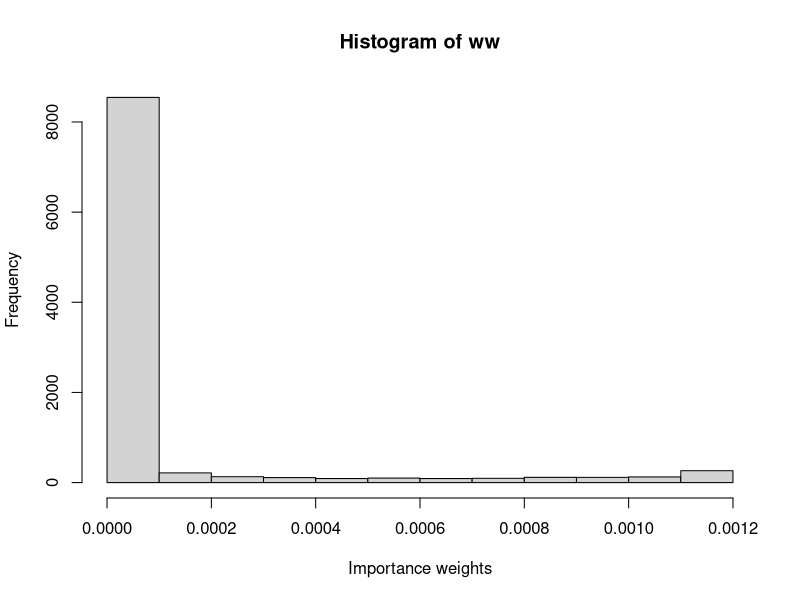
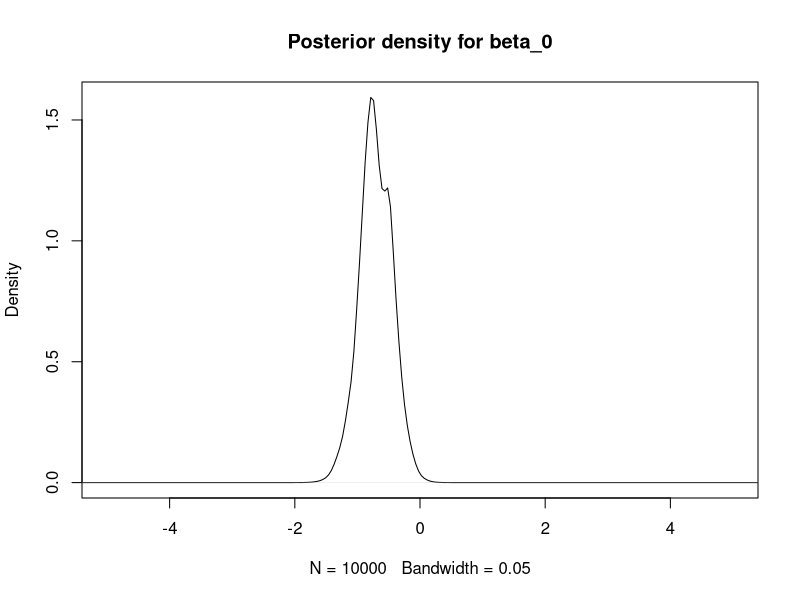
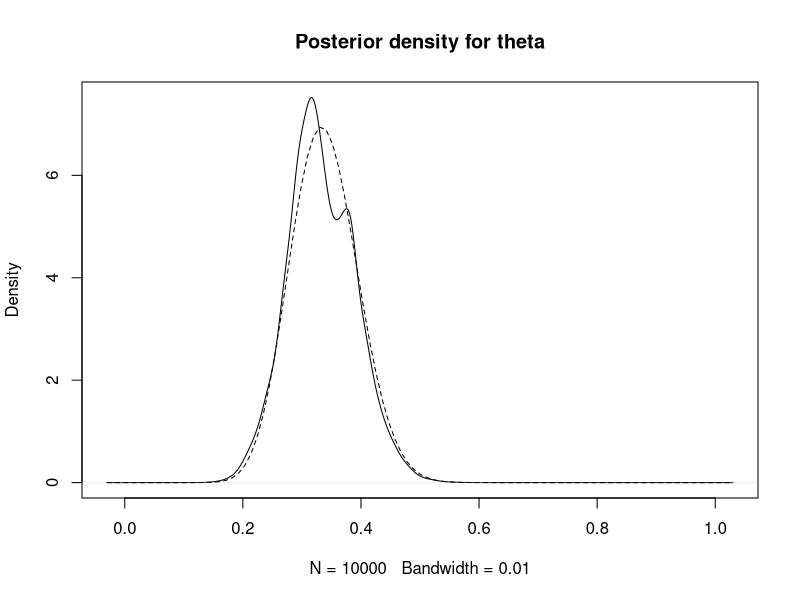
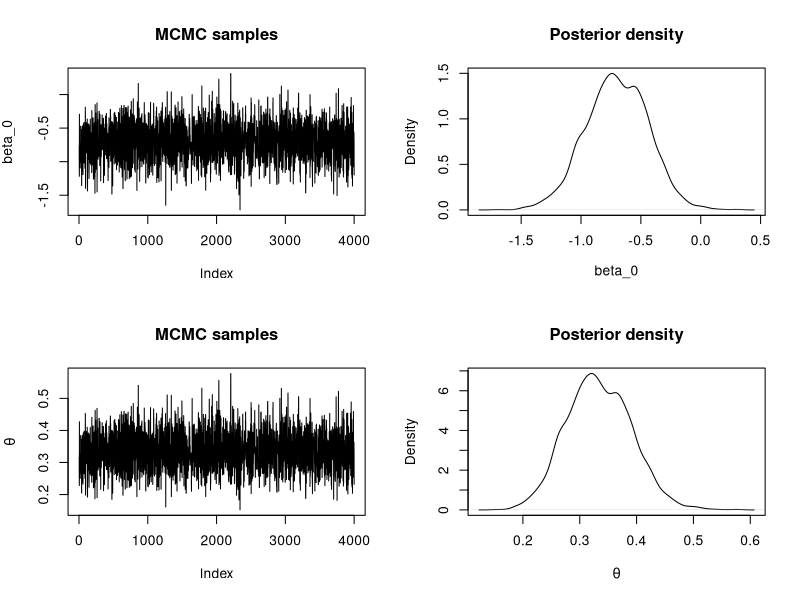
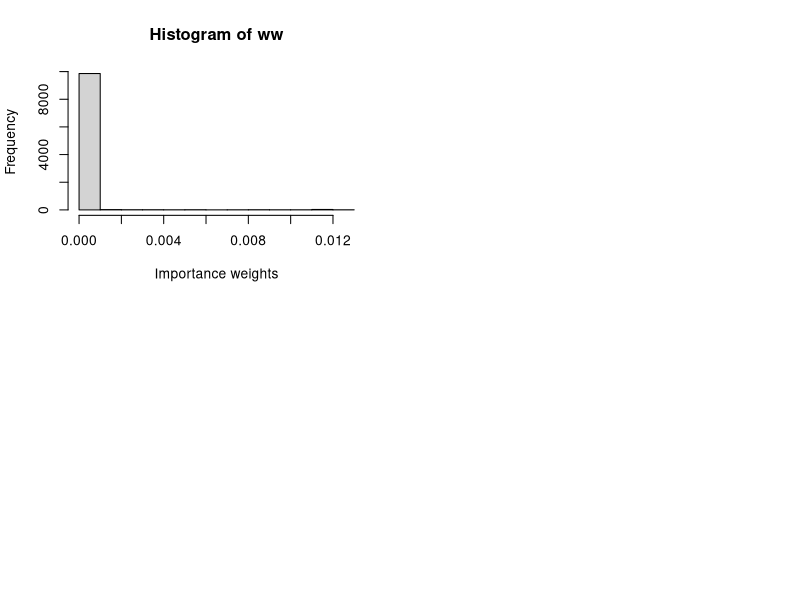
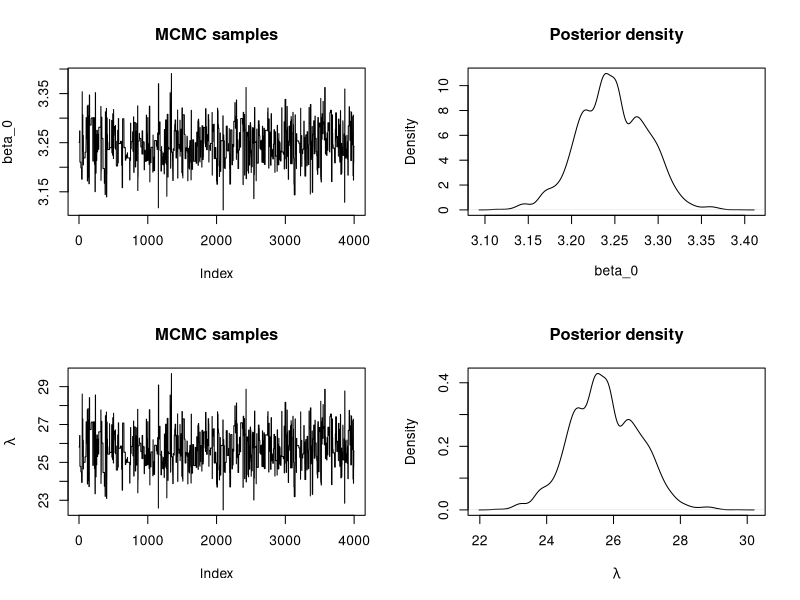

Here is the R script that generated these plots, in order:
## ---- chunk 1
data <- data.frame(MMs = c(20, 22, 24), red = c(5, 8, 9))
## ---- chunk 2
    n_simulations <- 10000
    set.seed(12)
    # The two proposed sampling distribution means - uncomment the one       you want
    beta_0_sim_mean <- 0
    #beta_0_sim_mean <- -1.5
    beta_0_sim <- rnorm(n_simulations,beta_0_sim_mean,sqrt(1/0.1))

    # Log-Likelihood (for each value of theta_sim/beta_0_sim)
    loglik_binom <- sapply(beta_0_sim, function(BETA0) {
      theta_sim <- plogis(BETA0)
      sum(dbinom(data$red, data$MMs, theta_sim, log = TRUE))
    })

    # Log-weights: log-lik + log-prior - log-sampling_distr
    log_ww <- loglik_binom + dnorm(beta_0_sim, 0, sqrt(1/0.001), log = TRUE) - dnorm(beta_0_sim,beta_0_sim_mean,sqrt(1/0.1),log=TRUE)

    # Re-scale weights to sum to one
    log_ww <- log_ww - max(log_ww)
    ww <- exp(log_ww)
    ww <- ww / sum(ww)
    
## ---- chunk 3
    hist(ww, xlab = "Importance weights")
## ---- chunk 4
    # Posterior mean
    post_mean <- sum(beta_0_sim * ww)
    post_mean 

    # Posterior variance
    post_var <- sum(beta_0_sim^2 * ww)- post_mean^2
    post_var

    # Posterior mean - on theta
    theta_sim <- plogis(beta_0_sim)
    post_mean <- sum(theta_sim * ww)
    post_mean 

    # Posterior variance - on theta
    post_var <- sum(theta_sim^2 * ww)- post_mean^2
    post_var
## ---- chunk 5
    plot(density(beta_0_sim, weights = ww, bw = 0.05), main = "Posterior density for beta_0", xlim=c(-5,5))
## ---- chunk 6
    plot(density(theta_sim, weights = ww, bw = 0.01), main = "Posterior density for theta")
    curve(dbeta(x, sum(data$red) + 1, sum(data$MMs) -sum(data$red) + 1), lty = 2, add = TRUE)
## ---- chunk 7
    ESS <- function(ww){
      (sum(ww)^2)/sum(ww^2)
    }
    ESS(ww)
    n_simulations
## ---- chunk 8
    #Proposal distribution: sampling
    rq <- function(beta_0) {
      res <- rnorm(1, beta_0, sqrt(1 / 0.1)) #Sample beta_0

      return(res)
    }

    #Proposal distribution: log-density
    logdq <- function(new.beta_0, beta_0) {
      res <- dnorm(new.beta_0, beta_0, sd = sqrt(1 / 0.1), log = TRUE)
    }

    #Prior distribution
    logprior <- function(beta_0) {
      res <- dnorm(beta_0, 0, sd = sqrt(1 / 0.001), log = TRUE) #beta_0

      return(res)
    }

    #LogLikelihood
    loglik <- function(beta_0) {
      theta_sim <- plogis(beta_0)
      sum(dbinom(data$red, data$MMs, theta_sim, log = TRUE))
    }
## ---- chunk 9
    #Number of iterations
    n.iter <- 40500

    #Simulations of the parameter
    beta_0 <- numeric(n.iter)

    #Initial value
    beta_0[1] <- 0.0

    for(i in 2:n.iter) {
      new.beta_0 <- rq(beta_0[i - 1])
  
      #Log-Acceptance probability
      logacc.prob <- loglik(new.beta_0) + logprior(new.beta_0) + logdq(beta_0[i - 1], new.beta_0)
      logacc.prob <- logacc.prob - loglik(beta_0[i - 1]) - logprior(beta_0[i - 1]) - logdq(new.beta_0, beta_0[i - 1])
      logacc.prob <- min(0, logacc.prob)#0 = log(1)
  
      if(log(runif(1)) < logacc.prob) {
        #Accept
        beta_0[i] <- new.beta_0
      } else {
        #Reject
        beta_0[i] <- beta_0[i - 1]
      }
    }
## ---- chunk 10
    #Remove burn-in
    beta_0 <- beta_0[-c(1:500)]

    #Thinning
    beta_0 <- beta_0[seq(1, length(beta_0), by = 10)]

    #Summary statistics
    summary(beta_0)

    #Summary statistics - on theta
    theta <- plogis(beta_0)
    summary(theta)

    par(mfrow = c(2, 2))
    #Alpha
    plot(beta_0, type = "l", main = "MCMC samples", ylab = expression(beta_0))
    plot(density(beta_0), main = "Posterior density", xlab = expression(beta_0))
    #Theta
    plot(theta, type = "l", main = "MCMC samples", ylab = expression(theta))
    plot(density(theta), main = "Posterior density", xlab = expression(theta))
## ---- chunk 11
data <- data.frame(Us = c(25, 29, 27, 27, 25, 27, 22, 26, 27, 29, 23, 28, 25,
  24, 22, 25, 23, 29, 23, 28, 21, 29, 28, 23, 28))
y <- data$Us
## ---- chunk 12
    n_simulations <- 10000
    set.seed(12)
    # The two proposed sampling distribution means - uncomment the one you want
    beta_0_sim_mean <- 0
    #beta_0_sim_mean <- 3.25
    beta_0_sim <- rnorm(n_simulations,beta_0_sim_mean,sqrt(1/0.1))

    # Log-Likelihood (for each value of lambda_sim/beta_0_sim)
    loglik_pois <- sapply(beta_0_sim, function(BETA0) {
      lambda_sim <- exp(BETA0)
      sum(dpois(y, lambda_sim, log = TRUE))
    })

    # Log-weights: log-lik + log-prior - log-sampling_distr
    log_ww <- loglik_pois + dnorm(beta_0_sim, 0.0, sqrt(1/0.001), log = TRUE) - dnorm(beta_0_sim, beta_0_sim_mean, sqrt(1/0.1), log=TRUE)

    # Re-scale weights to sum to one
    log_ww <- log_ww - max(log_ww)
    ww <- exp(log_ww)
    ww <- ww / sum(ww)
## ---- chunk 13
    hist(ww, xlab = "Importance weights")
## ---- chunk 14
    # Posterior mean
    post_mean <- sum(beta_0_sim * ww)
    post_mean

    # Posterior variance
    post_var <- sum(beta_0_sim^2 * ww)- post_mean^2
    post_var

    # Posterior mean - on lambda 
    lambda_sim <- exp(beta_0_sim)
    post_mean <- sum(lambda_sim * ww)
    post_mean

    # Posterior variance - on lambda
    post_var <- sum(lambda_sim^2 * ww)- post_mean^2
    post_var
## ---- chunk 15
    ESS(ww)
    n_simulations
## ---- chunk 16
    #Proposal distribution: sampling
    rq <- function(beta_0) {
      res <- rnorm(1, beta_0, sqrt(1 / 0.1)) #Sample beta_0

      return(res)
    }

    #Proposal distribution: log-density
    logdq <- function(new.beta_0, beta_0) {
      res <- dnorm(new.beta_0, beta_0, sd = sqrt(1 / 0.1), log = TRUE)
    }

    #Prior distribution
    logprior <- function(beta_0) {
      res <- dnorm(beta_0, 0, sd = sqrt(1 / 0.001), log = TRUE) #beta_0

      return(res)
    }

    #LogLikelihood
    loglik <- function(y,beta_0) {
      lambda_sim <- exp(beta_0)
      sum(dpois(y, lambda_sim, log = TRUE))
    }
## ---- chunk 17
    #Number of iterations
    n.iter <- 40500

    #Simulations of the parameter
    beta_0 <- numeric(n.iter)

    #Initial value
    beta_0[1] <- 0.0

    for(i in 2:n.iter) {
      new.beta_0 <- rq(beta_0[i - 1])
  
      #Log-Acceptance probability
      logacc.prob <- loglik(y,new.beta_0) + logprior(new.beta_0) + logdq(beta_0[i - 1], new.beta_0)
      logacc.prob <- logacc.prob - loglik(y,beta_0[i - 1]) - logprior(beta_0[i - 1]) - logdq(new.beta_0, beta_0[i - 1])
      logacc.prob <- min(0, logacc.prob)#0 = log(1)
  
      if(log(runif(1)) < logacc.prob) {
        #Accept
        beta_0[i] <- new.beta_0
      } else {
        #Reject
        beta_0[i] <- beta_0[i - 1]
      }
    }
## ---- chunk 18
    #Remove burn-in
    beta_0 <- beta_0[-c(1:500)]

    #Thinning
    beta_0 <- beta_0[seq(1, length(beta_0), by = 10)]

    #Summary statistics
    summary(beta_0)

    #Summary statistics - on lambda
    lambda <- exp(beta_0)
    summary(lambda)
    #Variance of estimate?
    var(lambda)

    par(mfrow = c(2, 2))
    #Alpha
    plot(beta_0, type = "l", main = "MCMC samples", ylab = expression(beta_0))
    plot(density(beta_0), main = "Posterior density", xlab = expression(beta_0))
    #Theta
    plot(lambda, type = "l", main = "MCMC samples", ylab = expression(lambda))
    plot(density(lambda), main = "Posterior density", xlab = expression(lambda))
